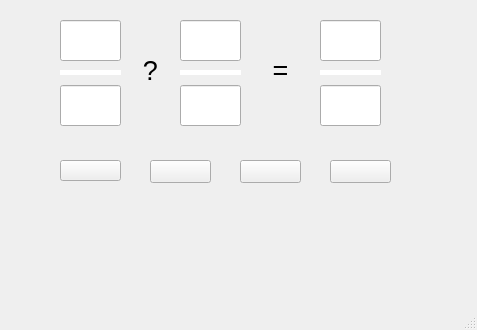
<?xml version="1.0" encoding="UTF-8"?>
<ui version="4.0">
 <class>MainWindow</class>
 <widget class="QMainWindow" name="MainWindow">
  <property name="geometry">
   <rect>
    <x>0</x>
    <y>0</y>
    <width>477</width>
    <height>330</height>
   </rect>
  </property>
  <property name="windowTitle">
   <string>MainWindow</string>
  </property>
  <widget class="QWidget" name="centralwidget">
   <widget class="QLineEdit" name="lineEditTu1">
    <property name="geometry">
     <rect>
      <x>60</x>
      <y>20</y>
      <width>61</width>
      <height>41</height>
     </rect>
    </property>
   </widget>
   <widget class="QLabel" name="label">
    <property name="geometry">
     <rect>
      <x>60</x>
      <y>70</y>
      <width>61</width>
      <height>5</height>
     </rect>
    </property>
    <property name="styleSheet">
     <string notr="true">background-color: rgb(255, 255, 255);</string>
    </property>
    <property name="text">
     <string/>
    </property>
   </widget>
   <widget class="QLineEdit" name="lineEditMau1">
    <property name="geometry">
     <rect>
      <x>60</x>
      <y>85</y>
      <width>61</width>
      <height>41</height>
     </rect>
    </property>
   </widget>
   <widget class="QLineEdit" name="lineEditMau2">
    <property name="geometry">
     <rect>
      <x>180</x>
      <y>85</y>
      <width>61</width>
      <height>41</height>
     </rect>
    </property>
   </widget>
   <widget class="QLabel" name="label_2">
    <property name="geometry">
     <rect>
      <x>180</x>
      <y>70</y>
      <width>61</width>
      <height>5</height>
     </rect>
    </property>
    <property name="styleSheet">
     <string notr="true">background-color: rgb(255, 255, 255);</string>
    </property>
    <property name="text">
     <string/>
    </property>
   </widget>
   <widget class="QLineEdit" name="lineEditTu2">
    <property name="geometry">
     <rect>
      <x>180</x>
      <y>20</y>
      <width>61</width>
      <height>41</height>
     </rect>
    </property>
   </widget>
   <widget class="QLineEdit" name="lineEditTu3">
    <property name="geometry">
     <rect>
      <x>320</x>
      <y>20</y>
      <width>61</width>
      <height>41</height>
     </rect>
    </property>
   </widget>
   <widget class="QLineEdit" name="lineEditMau3">
    <property name="geometry">
     <rect>
      <x>320</x>
      <y>85</y>
      <width>61</width>
      <height>41</height>
     </rect>
    </property>
   </widget>
   <widget class="QLabel" name="label_3">
    <property name="geometry">
     <rect>
      <x>320</x>
      <y>70</y>
      <width>61</width>
      <height>5</height>
     </rect>
    </property>
    <property name="styleSheet">
     <string notr="true">background-color: rgb(255, 255, 255);</string>
    </property>
    <property name="text">
     <string/>
    </property>
   </widget>
   <widget class="QLabel" name="label_4">
    <property name="geometry">
     <rect>
      <x>130</x>
      <y>50</y>
      <width>41</width>
      <height>41</height>
     </rect>
    </property>
    <property name="font">
     <font>
      <pointsize>20</pointsize>
     </font>
    </property>
    <property name="text">
     <string>?</string>
    </property>
    <property name="alignment">
     <set>Qt::AlignCenter</set>
    </property>
   </widget>
   <widget class="QLabel" name="label_5">
    <property name="geometry">
     <rect>
      <x>260</x>
      <y>50</y>
      <width>41</width>
      <height>41</height>
     </rect>
    </property>
    <property name="font">
     <font>
      <pointsize>20</pointsize>
     </font>
    </property>
    <property name="text">
     <string>=</string>
    </property>
    <property name="alignment">
     <set>Qt::AlignCenter</set>
    </property>
   </widget>
   <widget class="QPushButton" name="pushButtonPlus">
    <property name="geometry">
     <rect>
      <x>60</x>
      <y>160</y>
      <width>61</width>
      <height>21</height>
     </rect>
    </property>
    <property name="text">
     <string/>
    </property>
    <property name="icon">
     <iconset>
      <normaloff>../images/ic_plus.png</normaloff>../images/ic_plus.png</iconset>
    </property>
   </widget>
   <widget class="QPushButton" name="pushButtonMinus">
    <property name="geometry">
     <rect>
      <x>150</x>
      <y>160</y>
      <width>61</width>
      <height>23</height>
     </rect>
    </property>
    <property name="text">
     <string/>
    </property>
    <property name="icon">
     <iconset>
      <normaloff>../images/ic_minus.png</normaloff>../images/ic_minus.png</iconset>
    </property>
   </widget>
   <widget class="QPushButton" name="pushButtonMultiplier">
    <property name="geometry">
     <rect>
      <x>240</x>
      <y>160</y>
      <width>61</width>
      <height>23</height>
     </rect>
    </property>
    <property name="text">
     <string/>
    </property>
    <property name="icon">
     <iconset>
      <normaloff>../images/ic_multiplier.png</normaloff>../images/ic_multiplier.png</iconset>
    </property>
   </widget>
   <widget class="QPushButton" name="pushButtonDivide">
    <property name="geometry">
     <rect>
      <x>330</x>
      <y>160</y>
      <width>61</width>
      <height>23</height>
     </rect>
    </property>
    <property name="text">
     <string/>
    </property>
    <property name="icon">
     <iconset>
      <normaloff>../images/ic_divide.png</normaloff>../images/ic_divide.png</iconset>
    </property>
   </widget>
  </widget>
  <widget class="QMenuBar" name="menubar">
   <property name="geometry">
    <rect>
     <x>0</x>
     <y>0</y>
     <width>477</width>
     <height>22</height>
    </rect>
   </property>
  </widget>
  <widget class="QStatusBar" name="statusbar"/>
 </widget>
 <resources/>
 <connections/>
</ui>
